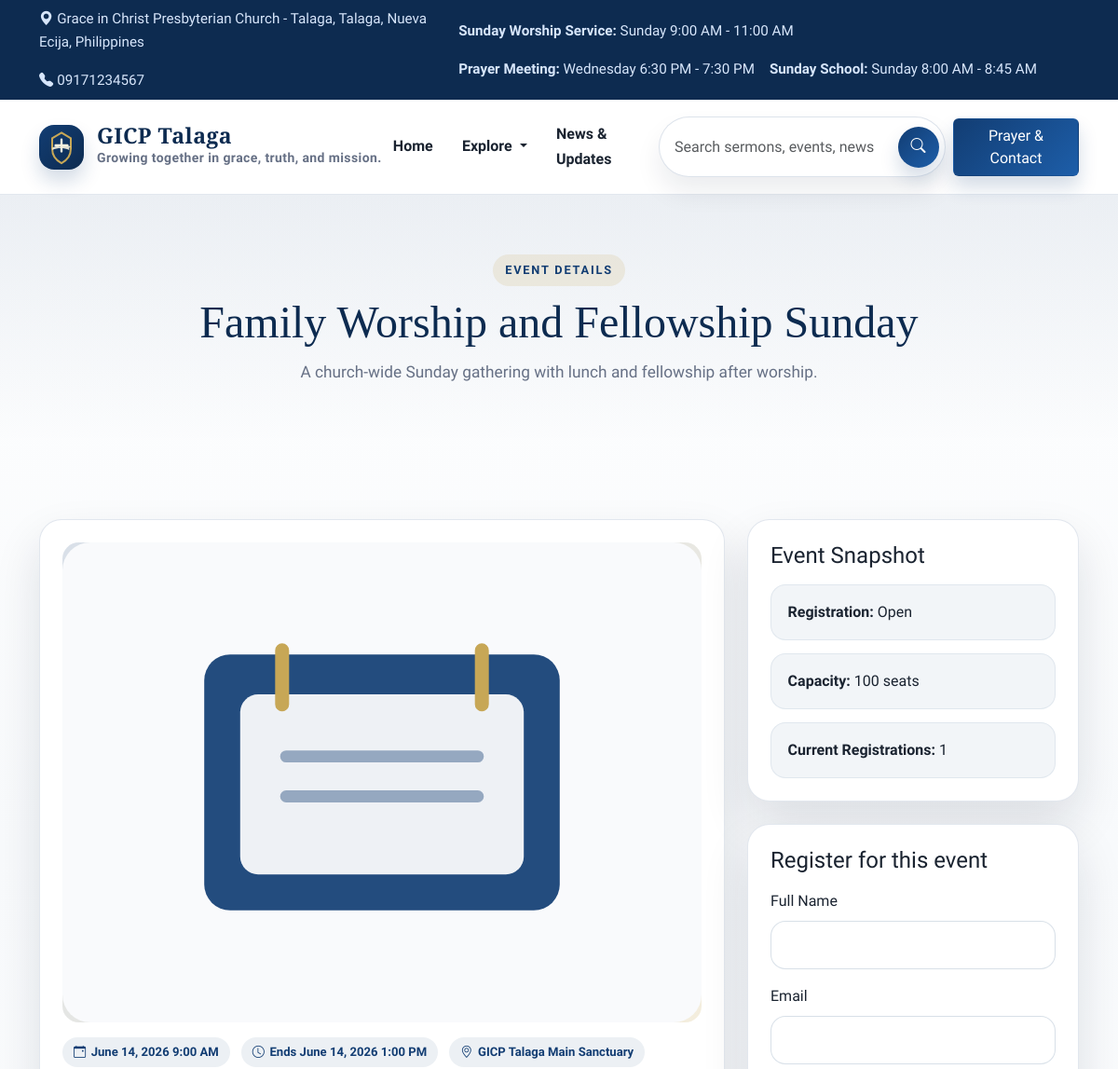
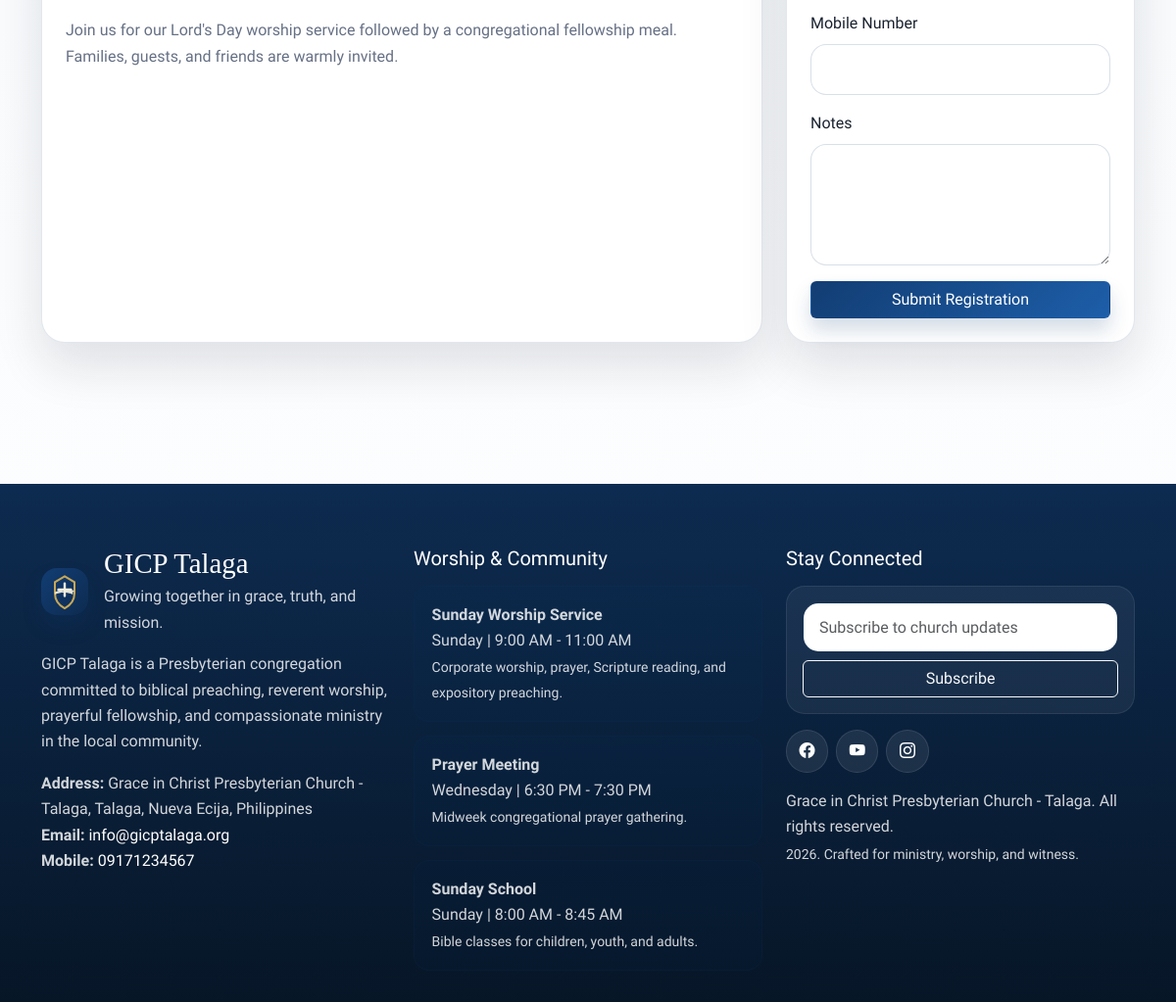
Page /events/family-worship-and-fellowship-sunday on the committed database (2 pictures, top to bottom).
### tables this page shows
CREATE TABLE `church_profile` (
  `id` INT UNSIGNED NOT NULL AUTO_INCREMENT,
  `church_name` VARCHAR(255) NOT NULL,
  `short_name` VARCHAR(120) NOT NULL,
  `tagline` VARCHAR(255) NULL,
  `logo` VARCHAR(255) NULL,
  `hero_image` VARCHAR(255) NULL,
  `welcome_message` LONGTEXT NULL,
  `brief_intro` LONGTEXT NULL,
  `history` LONGTEXT NULL,
  `mission` LONGTEXT NULL,
  `vision` LONGTEXT NULL,
  `core_values` LONGTEXT NULL,
  `statement_of_faith` LONGTEXT NULL,
  `address` VARCHAR(255) NULL,
  `email` VARCHAR(150) NULL,
  `mobile_number` VARCHAR(50) NULL,
  `landline` VARCHAR(50) NULL,
  `google_map_embed` LONGTEXT NULL,
  `facebook_url` VARCHAR(255) NULL,
  `youtube_url` VARCHAR(255) NULL,
  `instagram_url` VARCHAR(255) NULL,
  `prayer_cta_text` VARCHAR(255) NULL,
  `created_at` DATETIME NOT NULL,
  `updated_at` DATETIME NOT NULL,
  PRIMARY KEY (`id`)
);

CREATE TABLE `service_schedules` (
  `id` INT UNSIGNED NOT NULL AUTO_INCREMENT,
  `title` VARCHAR(150) NOT NULL,
  `day_name` VARCHAR(50) NOT NULL,
  `time_range` VARCHAR(80) NOT NULL,
  `description` VARCHAR(255) NULL,
  `display_order` INT NOT NULL DEFAULT 0,
  `is_visible` TINYINT(1) NOT NULL DEFAULT 1,
  `created_at` DATETIME NOT NULL,
  `updated_at` DATETIME NOT NULL,
  PRIMARY KEY (`id`)
);

CREATE TABLE `menu_items` (
  `id` INT UNSIGNED NOT NULL AUTO_INCREMENT,
  `label` VARCHAR(100) NOT NULL,
  `url` VARCHAR(255) NOT NULL,
  `icon` VARCHAR(80) NULL,
  `target` VARCHAR(20) NOT NULL DEFAULT '_self',
  `parent_id` INT UNSIGNED NULL,
  `sort_order` INT NOT NULL DEFAULT 0,
  `is_visible` TINYINT(1) NOT NULL DEFAULT 1,
  `created_at` DATETIME NOT NULL,
  `updated_at` DATETIME NOT NULL,
  PRIMARY KEY (`id`),
  CONSTRAINT `fk_menu_items_parent` FOREIGN KEY (`parent_id`) REFERENCES `menu_items`(`id`) ON DELETE SET NULL ON UPDATE CASCADE
);

CREATE TABLE `events` (
  `id` INT UNSIGNED NOT NULL AUTO_INCREMENT,
  `title` VARCHAR(255) NOT NULL,
  `slug` VARCHAR(200) NOT NULL,
  `summary` LONGTEXT NULL,
  `description` LONGTEXT NULL,
  `location` VARCHAR(255) NULL,
  `start_datetime` DATETIME NOT NULL,
  `end_datetime` DATETIME NULL,
  `image` VARCHAR(255) NULL,
  `registration_enabled` TINYINT(1) NOT NULL DEFAULT 0,
  `registration_limit` INT NULL,
  `is_featured` TINYINT(1) NOT NULL DEFAULT 0,
  `status` ENUM('draft', 'published', 'archived') NOT NULL DEFAULT 'published',
  `created_at` DATETIME NOT NULL,
  `updated_at` DATETIME NOT NULL,
  PRIMARY KEY (`id`),
  UNIQUE KEY `uk_events_slug` (`slug`)
);

### application/views/site/event_detail.php (the view, shortened to what the rows shown need)
<?php
$this->load->view('site/partials/page_header', compact('title', 'lead', 'eyebrow'));
?>
<section class="section-spacing">
	<div class="container">
		<div class="row g-4">
			<div class="col-lg-8">
				<div class="detail-card h-100">
					<img class="card-media" src="<?php echo media_url($event->image, 'images/placeholders/event.svg'); ?>" alt="<?php echo html_escape($event->title); ?>">
					<div class="detail-meta">
						<span class="content-badge"><i class="bi bi-calendar-event"></i><?php echo formatted_date($event->start_datetime, 'F j, Y g:i A'); ?></span>
						<?php if (!empty($event->end_datetime)): ?><span class="content-badge"><i class="bi bi-clock"></i>Ends <?php echo formatted_date($event->end_datetime, 'F j, Y g:i A'); ?></span><?php endif; ?>
						<span class="content-badge"><i class="bi bi-geo-alt"></i><?php echo html_escape($event->location); ?></span>
					</div>
					<p class="detail-copy"><?php echo nl2br(html_escape($event->description)); ?></p>
				</div>
			</div>
			<div class="col-lg-4">
				<div class="detail-card mb-4">
					<h2 class="h4 mb-3">Event Snapshot</h2>
					<ul class="detail-list">
						<li><strong>Registration:</strong> <?php echo (int) $event->registration_enabled === 1 ? 'Open' : 'Not required'; ?></li>
						<?php if (!empty($event->registration_limit)): ?><li><strong>Capacity:</strong> <?php echo html_escape($event->registration_limit); ?> seats</li><?php endif; ?>
						<li><strong>Current Registrations:</strong> <?php echo html_escape($registration_count); ?></li>
					</ul>
				</div>
				<?php if ((int) $event->registration_enabled === 1): ?>
					<div class="detail-card" id="registration">
						<h2 class="h4 mb-3">Register for this event</h2>
					</div>
				<?php endif; ?>
			</div>
		</div>
	</div>
</section>

### application/views/site/layout/header.php (shortened to what the rows shown need)
<!doctype html>
<html lang="en">
<head>
	<link href="https://cdn.jsdelivr.net/npm/bootstrap@5.3.3/dist/css/bootstrap.min.css" rel="stylesheet">
	<link href="https://cdn.jsdelivr.net/npm/bootstrap-icons@1.11.3/font/bootstrap-icons.css" rel="stylesheet">
	<link rel="stylesheet" href="<?php echo asset_url('css/site.css'); ?>">
</head>
<body>
<div class="site-topbar py-2">
	<div class="container d-flex flex-column flex-lg-row justify-content-between gap-2 align-items-lg-center">
		<div class="d-flex flex-wrap gap-3">
			<span><i class="bi bi-geo-alt-fill me-1"></i><?php echo html_escape($church_profile->address); ?></span>
			<span><i class="bi bi-telephone-fill me-1"></i><?php echo html_escape($church_profile->mobile_number); ?></span>
		</div>
		<div class="d-flex flex-wrap gap-3 align-items-center">
			<?php foreach ($service_schedules as $schedule): ?>
				<span><strong><?php echo html_escape($schedule->title); ?>:</strong> <?php echo html_escape($schedule->day_name.' '.$schedule->time_range); ?></span>
			<?php endforeach; ?>
		</div>
	</div>
</div>
<nav class="navbar navbar-expand-xl sticky-top">
	<div class="container">
		<?php
		$dropdown_urls = array('about-us', 'pastors', 'ministries', 'sermons', 'events', 'gallery', 'contact');
		$dropdown_items = array();
		$dropdown_active = FALSE;
		foreach ($menu_items as $menu_item)
		{
			if (in_array(trim($menu_item->url, '/'), $dropdown_urls, TRUE))
			{
				$dropdown_items[] = $menu_item;
			}
		}
		?>
		<a class="navbar-brand" href="<?php echo base_url(); ?>">
			<img class="brand-mark" src="<?php echo media_url($church_profile->logo, 'images/logo.svg'); ?>" alt="<?php echo html_escape($church_profile->short_name); ?> logo">
			<span>
				<span class="brand-title d-block"><?php echo html_escape($church_profile->short_name); ?></span>
				<span class="brand-subtitle d-block"><?php echo html_escape($church_profile->tagline); ?></span>
			</span>
		</a>
		<div class="collapse navbar-collapse" id="siteNav">
			<ul class="navbar-nav ms-auto align-items-xl-center gap-xl-1 mb-3 mb-xl-0">
				<?php $dropdown_rendered = FALSE; ?>
				<?php foreach ($menu_items as $menu_item): ?>
					<?php if (in_array(trim($menu_item->url, '/'), $dropdown_urls, TRUE)): ?>
						<?php if (!$dropdown_rendered && !empty($dropdown_items)): ?>
							<li class="nav-item dropdown">
								<a class="nav-link dropdown-toggle <?php echo $dropdown_active ? 'active' : ''; ?>" href="#" id="headerExploreDropdown" role="button" data-bs-toggle="dropdown" aria-expanded="false">
									Explore
								</a>
							</li>
							<?php $dropdown_rendered = TRUE; ?>
						<?php endif; ?>
						<?php continue; ?>
					<?php endif; ?>
					<li class="nav-item">
						<a class="nav-link <?php echo is_active_menu($menu_item->url); ?>" target="<?php echo html_escape($menu_item->target); ?>" href="<?php echo base_url(ltrim($menu_item->url, '/')); ?>"><?php echo html_escape($menu_item->label); ?></a>
					</li>
				<?php endforeach; ?>
			</ul>
		</div>
	</div>
</nav>
<main id="main-content">

### application/views/site/partials/page_header.php
<section class="page-hero">
	<div class="container">
		<div class="row justify-content-center">
			<div class="col-lg-10 text-center">
				<span class="eyebrow"><?php echo isset($eyebrow) ? html_escape($eyebrow) : 'Grace in Christ Presbyterian Church'; ?></span>
				<h1 class="section-title"><?php echo html_escape($title); ?></h1>
				<?php if (!empty($lead)): ?>
					<p class="section-lead mx-auto"><?php echo html_escape($lead); ?></p>
				<?php endif; ?>
			</div>
		</div>
	</div>
</section>

### application/views/site/layout/footer.php (shortened to what the rows shown need)
</main>
<footer class="site-footer">
	<div class="container">
		<div class="row g-4 align-items-start">
			<div class="col-lg-4">
				<div class="d-flex align-items-center gap-3 mb-3">
					<img class="brand-mark" src="<?php echo media_url($church_profile->logo, 'images/logo.svg'); ?>" alt="<?php echo html_escape($church_profile->short_name); ?> logo">
					<div>
						<h2 class="footer-title mb-1"><?php echo html_escape($church_profile->short_name); ?></h2>
						<p class="mb-0"><?php echo html_escape($church_profile->tagline); ?></p>
					</div>
				</div>
				<p><?php echo html_escape($church_profile->brief_intro); ?></p>
				<p class="mb-0"><strong>Address:</strong> <?php echo html_escape($church_profile->address); ?></p>
				<p class="mb-0"><strong>Email:</strong> <a href="mailto:<?php echo html_escape($church_profile->email); ?>"><?php echo html_escape($church_profile->email); ?></a></p>
				<p><strong>Mobile:</strong> <a href="tel:<?php echo html_escape($church_profile->mobile_number); ?>"><?php echo html_escape($church_profile->mobile_number); ?></a></p>
			</div>
			<div class="col-lg-4">
				<ul class="schedule-list">
					<?php foreach ($service_schedules as $schedule): ?>
						<li>
							<strong><?php echo html_escape($schedule->title); ?></strong><br>
							<span><?php echo html_escape($schedule->day_name.' | '.$schedule->time_range); ?></span><br>
							<small><?php echo html_escape($schedule->description); ?></small>
						</li>
					<?php endforeach; ?>
				</ul>
			</div>
		</div>
	</div>
</footer>
</body>
</html>

### rows in the picture
church_profile: address "Grace in Christ Presbyterian Church - Talaga, Talaga, Nueva Ecija, Philippines", mobile_number "09171234567", logo (picture), short_name "GICP Talaga", tagline "Growing together in grace, truth, and mission.", brief_intro "GICP Talaga is a Presbyterian congregation committed to biblical preaching, reverent worship, prayerful fellowship, and compassionate ministry in the local community.", email "info@gicptalaga.org"
service_schedules: title "Sunday Worship Service", day_name+time_range "Sunday 9:00 AM - 11:00 AM", day_name+time_range "Sunday | 9:00 AM - 11:00 AM", description "Corporate worship, prayer, Scripture reading, and expository preaching."
service_schedules: title "Prayer Meeting", day_name+time_range "Wednesday 6:30 PM - 7:30 PM", day_name+time_range "Wednesday | 6:30 PM - 7:30 PM", description "Midweek congregational prayer gathering."
service_schedules: title "Sunday School", day_name+time_range "Sunday 8:00 AM - 8:45 AM", day_name+time_range "Sunday | 8:00 AM - 8:45 AM", description "Bible classes for children, youth, and adults."
menu_items: label "Home"
menu_items: label "News & Updates"
events: title "Family Worship and Fellowship Sunday", summary "A church-wide Sunday gathering with lunch and fellowship after worship.", image (picture), start_datetime "June 14, 2026 9:00 AM", end_datetime "June 14, 2026 1:00 PM", location "GICP Talaga Main Sanctuary", description "Join us for our Lord's Day worship service followed by a congregational fellowship meal. Families, guests, and friends are warmly invited.", registration_limit "100"

### other values in the picture
$eyebrow "EVENT DETAILS"
$registration_count "1"
